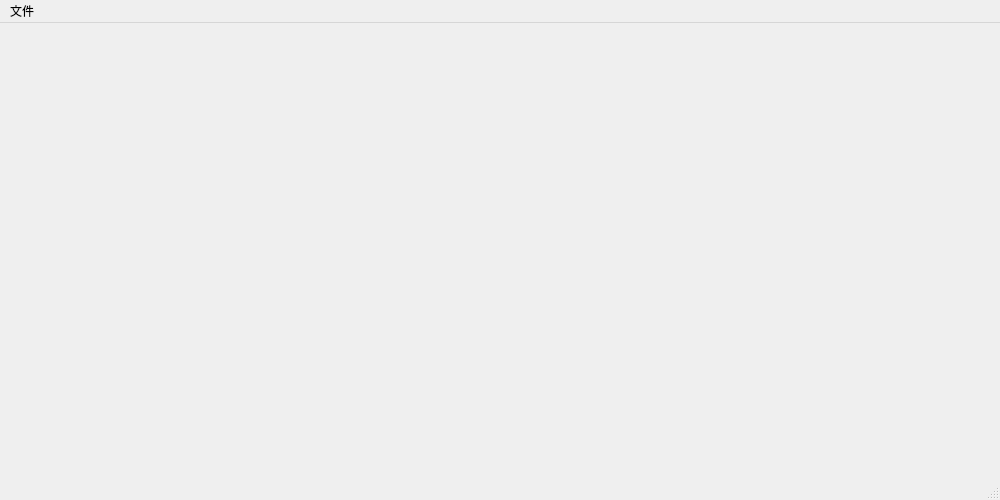
<?xml version="1.0" encoding="UTF-8"?>
<ui version="4.0">
 <class>buttonBoxClass</class>
 <widget class="QMainWindow" name="buttonBoxClass">
  <property name="geometry">
   <rect>
    <x>0</x>
    <y>0</y>
    <width>1000</width>
    <height>500</height>
   </rect>
  </property>
  <property name="windowTitle">
   <string>网址盒</string>
  </property>
  <property name="windowIcon">
   <iconset resource="buttonbox.qrc">
    <normaloff>:/buttonBox/images/app.png</normaloff>:/buttonBox/images/app.png</iconset>
  </property>
  <property name="layoutDirection">
   <enum>Qt::LeftToRight</enum>
  </property>
  <property name="autoFillBackground">
   <bool>false</bool>
  </property>
  <widget class="QMenuBar" name="menuBar">
   <property name="geometry">
    <rect>
     <x>0</x>
     <y>0</y>
     <width>1000</width>
     <height>23</height>
    </rect>
   </property>
   <widget class="QMenu" name="menu">
    <property name="title">
     <string>文件</string>
    </property>
    <addaction name="actionImport"/>
   </widget>
   <addaction name="menu"/>
  </widget>
  <widget class="QStatusBar" name="statusBar"/>
  <action name="actionImport">
   <property name="icon">
    <iconset resource="buttonbox.qrc">
     <normaloff>:/buttonBox/images/import.png</normaloff>:/buttonBox/images/import.png</iconset>
   </property>
   <property name="text">
    <string>import</string>
   </property>
  </action>
 </widget>
 <layoutdefault spacing="6" margin="11"/>
 <resources>
  <include location="buttonbox.qrc"/>
 </resources>
 <connections/>
</ui>
